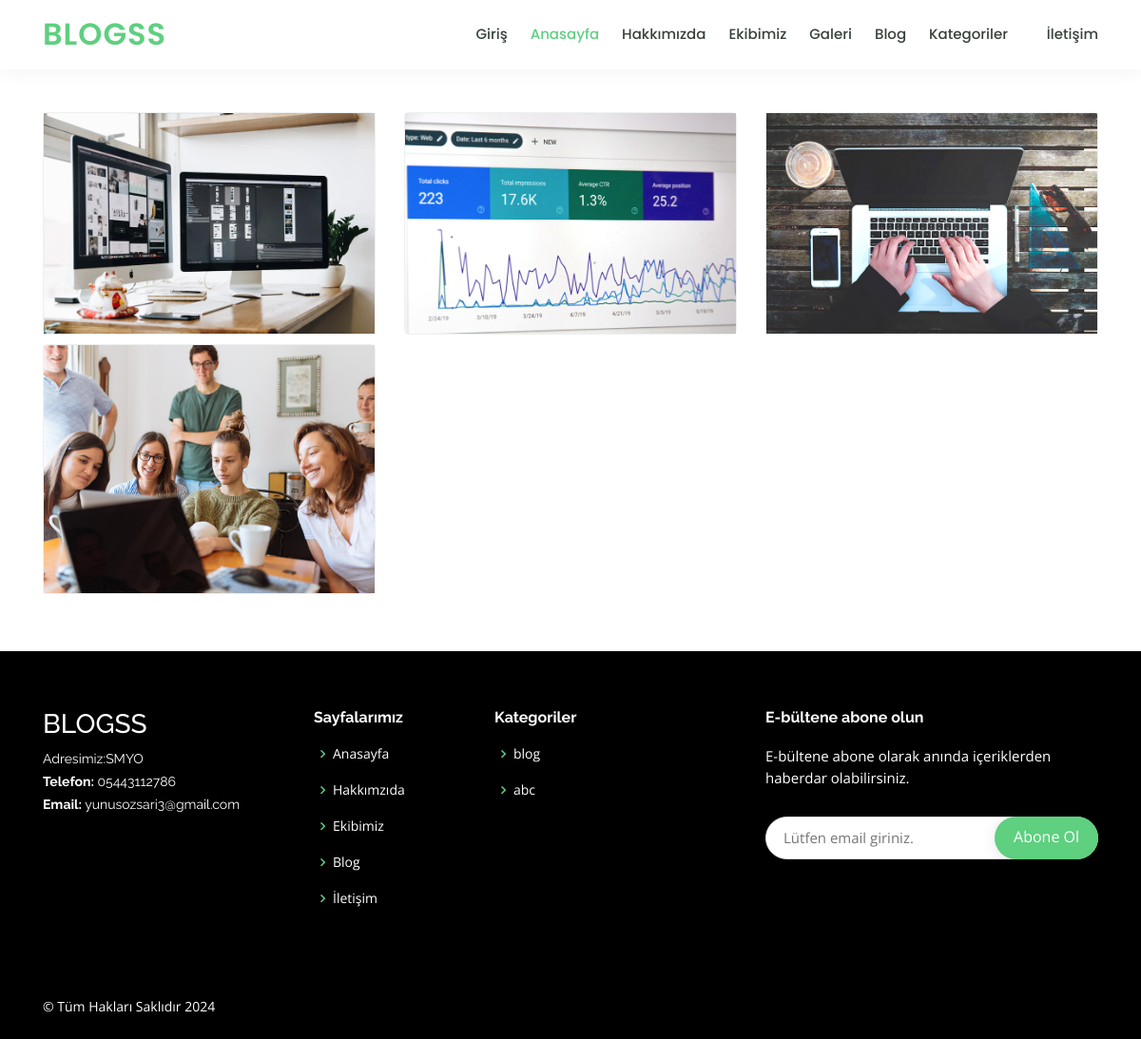
The page /galeri.php on the database its author committed.
### tables this page shows
CREATE TABLE `galeri` (
  `galeri_id` int(11) NOT NULL,
  `galeri_resim` varchar(240) NOT NULL,
  `galeri_sira` int(11) NOT NULL
);

CREATE TABLE `ayarlar` (
  `ayar_id` int(1) NOT NULL,
  `ayar_baslik` varchar(250) NOT NULL,
  `ayar_aciklama` text NOT NULL,
  `ayar_anahtar` varchar(400) NOT NULL,
  `ayar_logo` varchar(120) NOT NULL,
  `ayar_adres` varchar(160) NOT NULL,
  `ayar_telefon` varchar(25) NOT NULL,
  `ayar_email` varchar(80) NOT NULL,
  `ayar_facebook` varchar(120) NOT NULL,
  `ayar_instagram` varchar(50) NOT NULL,
  `ayar_youtube` varchar(200) NOT NULL,
  `ayar_twitter` varchar(150) NOT NULL
);

CREATE TABLE `kategori` (
  `kategori_id` int(11) NOT NULL,
  `kategori_baslik` varchar(240) NOT NULL,
  `kategori_sira` int(11) NOT NULL,
  `kategori_durum` int(11) NOT NULL
);

### function.php (called while the page is built)
<?php
function seo($s) {
	$tr = array('ş','Ş','ı','I','İ','ğ','Ğ','ü','Ü','ö','Ö','Ç','ç','(',')','/',' ',',','?');
	$eng = array('s','s','i','i','i','g','g','u','u','o','o','c','c','','','-','-','','');
	$s = str_replace($tr,$eng,$s);
	$s = strtolower($s);
	$s = preg_replace('/&amp;amp;amp;amp;amp;amp;amp;amp;amp;.+?;/', '', $s);
	$s = preg_replace('/\s+/', '-', $s);
	$s = preg_replace('|-+|', '-', $s);
	$s = preg_replace('/#/', '', $s);
	$s = str_replace('.', '', $s);
	$s = trim($s, '-');
	return $s;
}
 ?>

### galeri.php (the view)
<?php require_once 'header.php'; ?>
  <main id="main" data-aos="fade-in">
 <br><br>
    <section id="courses" class="courses">
      <div class="container" data-aos="fade-up">
        <div class="row" data-aos="zoom-in" data-aos-delay="100">
<?php
$galerisor=$baglanti->prepare("SELECT * FROM galeri order by galeri_sira ASC ");
$galerisor->execute(array());
while ($galericek=$galerisor->fetch(PDO::FETCH_ASSOC)) {
 ?>
          <div style="margin-top:10px" class="col-lg-4 col-md-4 d-flex align-items-stretch">
            <div class="course-item">
              <img src="admin/resimler/galeri/<?php echo $galericek['galeri_resim'] ?>" class="img-fluid" alt="...">
            </div>
          </div>
<?php } ?>
        </div>
      </div>
    </section>
  </main>
  <?php require_once 'footer.php'; ?>

### footer.php (shortened to what this page needs)
  <footer style="background-color:black" id="footer">
    <div style="background-color:black" class="footer-top">
      <div class="container">
        <div class="row">
          <div class="col-lg-3 col-md-6 footer-contact">
            <h3 style="color:white">BLOGSS</h3>
            <p style="color:white">
             Adresimiz:<?php echo $ayarcek['ayar_adres'] ?><br>
              <strong>Telefon:</strong> <?php echo $ayarcek['ayar_telefon'] ?><br>
              <strong>Email:</strong> <?php echo $ayarcek['ayar_email'] ?><br>
            </p>
          </div>
          <div class="col-lg-2 col-md-6 footer-links">
            <h4 style="color:white">Sayfalarımız</h4>
            <ul>
              <li><i class="bx bx-chevron-right"></i> <a style="color:white" href="index">Anasayfa</a></li>
              <li><i class="bx bx-chevron-right"></i> <a style="color:white" href="hakkimizda">Hakkımzıda</a></li>
              <li><i class="bx bx-chevron-right"></i> <a style="color:white" href="ekip">Ekibimiz</a></li>
              <li><i class="bx bx-chevron-right"></i> <a style="color:white" href="blog">Blog</a></li>
              <li><i class="bx bx-chevron-right"></i> <a style="color:white" href="iletisim">İletişim</a></li>
            </ul>
          </div>
          <div class="col-lg-3 col-md-6 footer-links">
            <h4 style="color:white">Kategoriler</h4>
            <ul>
              <?php
$kategorisor=$baglanti->prepare("SELECT * FROM kategori   order by kategori_sira ASC");
$kategorisor->execute(array());
while ($kategoricek=$kategorisor->fetch(PDO::FETCH_ASSOC)) {
                 ?>
              <li style="color:white"><i class="bx bx-chevron-right"></i><a style="color:white" href="kategori-detay-<?=seo($kategoricek['kategori_baslik']).'-'.$kategoricek['kategori_id'] ?>"><?php echo $kategoricek['kategori_baslik'] ?></a></li>
           <?php } ?>
            </ul>
          </div>
          <div class="col-lg-4 col-md-6 footer-newsletter">
            <h4 style="color:white">E-bültene abone olun</h4>
            <p style="color:white">E-bültene abone olarak anında içeriklerden haberdar olabilirsiniz.</p>
            <form action="admin/islem.php" method="post">
              <input placeholder="Lütfen email giriniz." type="email" name="email">
              <input name="abone" type="submit" value="Abone Ol">
            </form>
          </div>
        </div>
      </div>
    </div>
    <div class="container d-md-flex py-4">
      <div class="mr-md-auto text-center text-md-left">
        <div style="color: white" class="copyright">
          &copy; Tüm Hakları Saklıdır <strong><span> </span></strong> <?php echo date("Y") ?>
        </div>
      </div>
    </div>
  </footer>
</body>
</html>

### assets/css/style.css (style rules this page uses)
body { font-family: "Open Sans", sans-serif; color: #444444; }
a { color: #5fcf80; }
h1, h2, h3, h4, h5, h6 { font-family: "Raleway", sans-serif; }
section { padding: 60px 0; overflow: hidden; }
.courses .course-item { border-radius: 5px; border: 1px solid #eef0ef; }
#footer { color: #37423b; font-size: 14px; background: #eef0ef; }
#footer .footer-top { padding: 60px 0 30px 0; background: #f9faf9; }
#footer .footer-top .footer-contact { margin-bottom: 30px; }
#footer .footer-top .footer-contact p { font-size: 14px; line-height: 24px; margin-bottom: 0; font-family: "Raleway", sans-serif; color: #777777; }
#footer .footer-top h4 { font-size: 16px; font-weight: bold; color: #444444; position: relative; padding-bottom: 12px; }
#footer .footer-top .footer-links { margin-bottom: 30px; }
#footer .footer-top .footer-links ul { list-style: none; padding: 0; margin: 0; }
#footer .footer-top .footer-links ul i { padding-right: 2px; color: #5fcf80; font-size: 18px; line-height: 1; }
#footer .footer-top .footer-links ul li { padding: 10px 0; display: flex; align-items: center; }
#footer .footer-top .footer-links ul li:first-child { padding-top: 0; }
#footer .footer-top .footer-links ul a { color: #777777; transition: 0.3s; display: inline-block; line-height: 1; }
#footer .footer-newsletter { font-size: 15px; }
#footer .footer-newsletter h4 { font-size: 16px; font-weight: bold; color: #444444; position: relative; padding-bottom: 12px; }
#footer .footer-newsletter form { margin-top: 30px; background: #fff; padding: 6px 10px; position: relative; border-radius: 50px; text-align: left; border: 1px solid #e0e5e2; }
#footer .footer-newsletter form input[type="email"] { border: 0; padding: 4px 8px; width: calc(100% - 100px); }
#footer .footer-newsletter form input[type="submit"] { position: absolute; top: -1px; right: -1px; bottom: -1px; border: 0; background: none; font-size: 16px; padding: 0 20px 2px 20px; background: #5fcf80; color: #fff; transition: 0.3s; border-radius: 50px; box-shadow: 0px 2px 15px rgba(0, 0, 0, 0.1); }

### rows shown on the page
galeri: galeri_resim (picture)
galeri: galeri_resim (picture)
galeri: galeri_resim (picture)
galeri: galeri_resim (picture)
ayarlar: ayar_adres "SMYO", ayar_telefon "05443112786", ayar_email "yunusozsari3@gmail.com"
kategori: kategori_baslik "blog"
kategori: kategori_baslik "abc"
